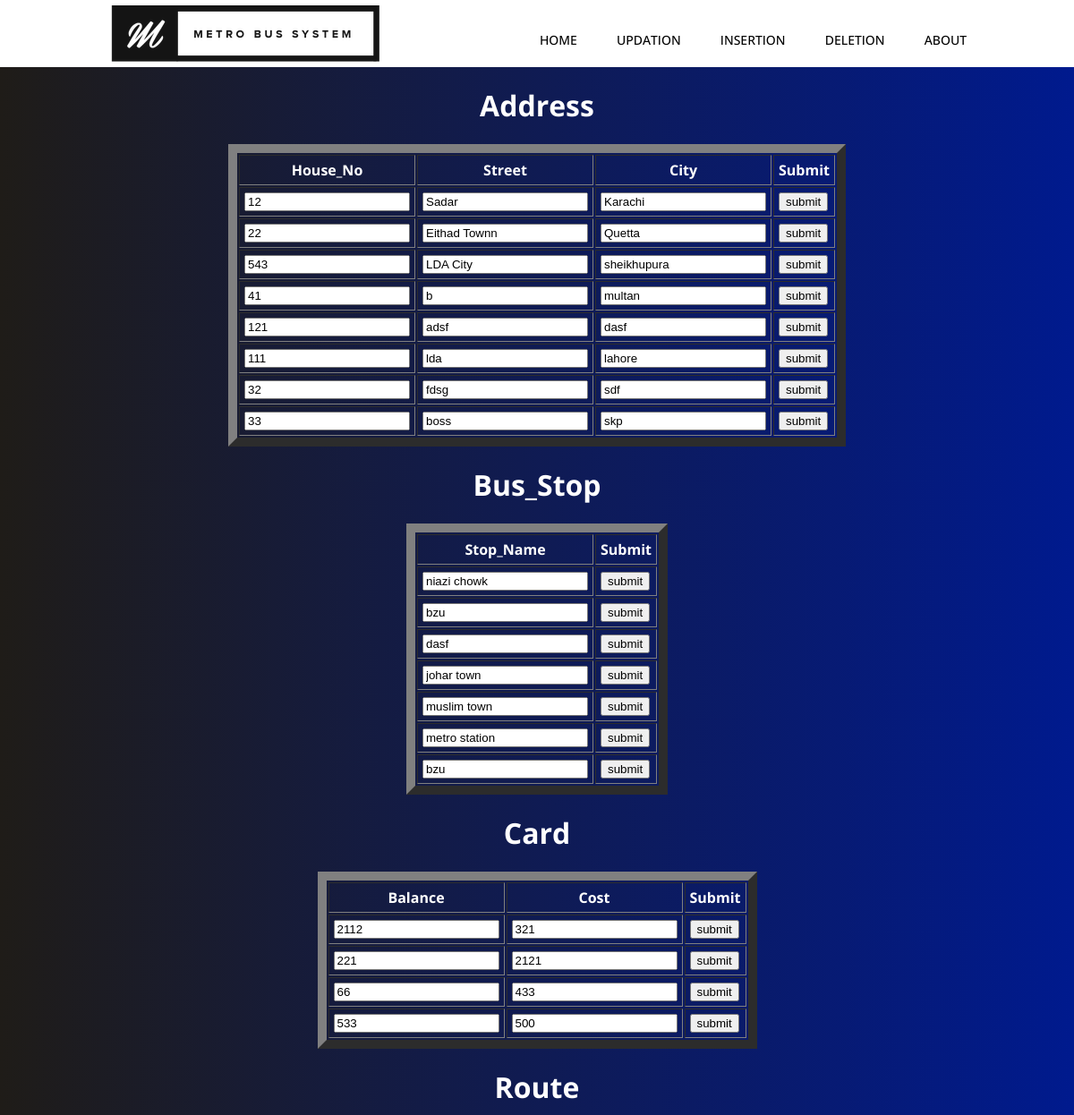
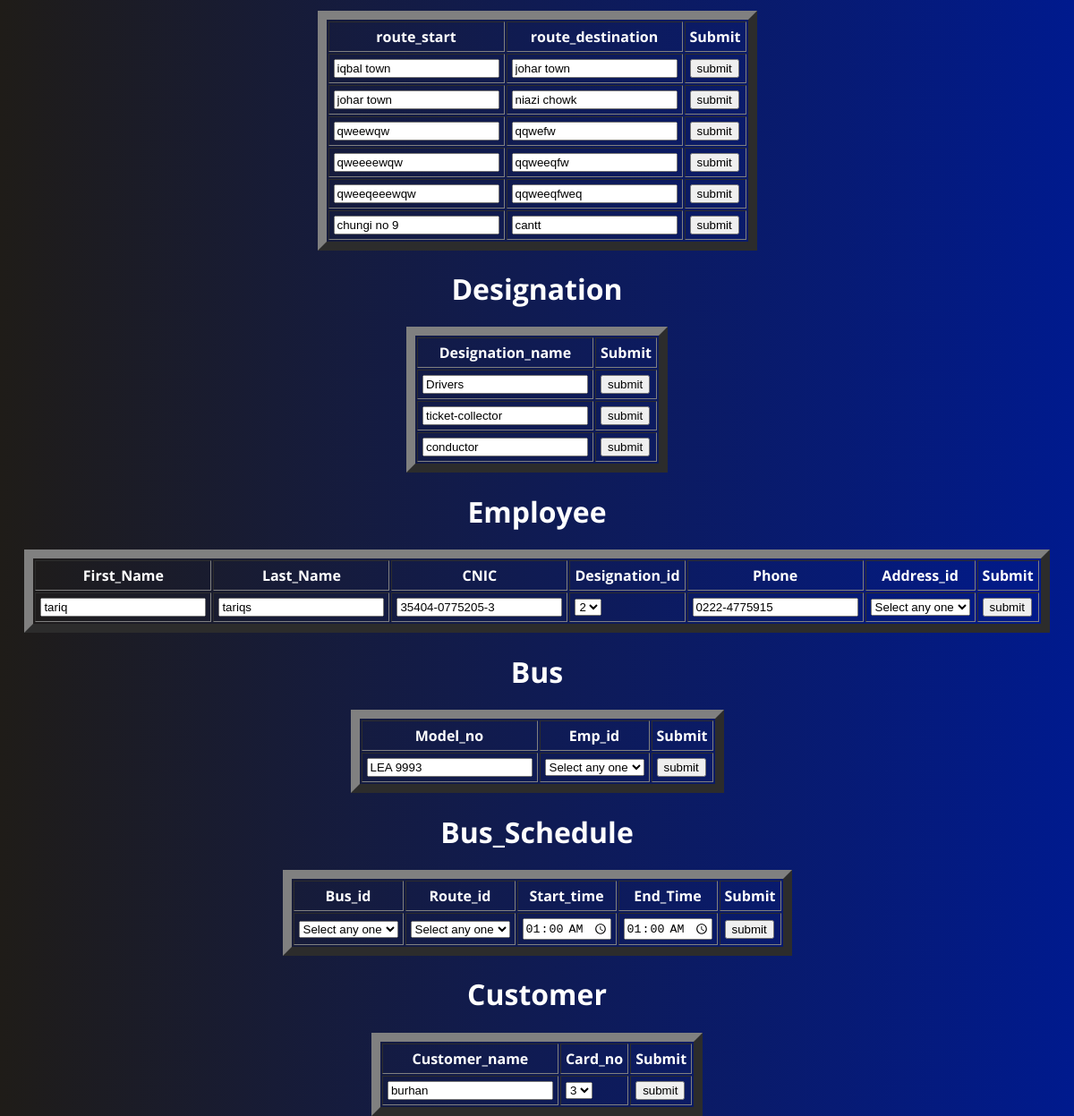
The page /updation.php on the database its author committed (2 pictures, top to bottom).
### tables this page shows
CREATE TABLE `Address` (
  `Address_id` int(11) NOT NULL,
  `House_No` varchar(255) DEFAULT NULL,
  `Street` varchar(255) DEFAULT NULL,
  `City` varchar(255) DEFAULT NULL
);

CREATE TABLE `Bus_Stop` (
  `Stop_id` int(11) NOT NULL,
  `Stop_name` varchar(255) DEFAULT NULL
);

CREATE TABLE `Card` (
  `Card_no` int(11) NOT NULL,
  `Balance` int(7) DEFAULT NULL,
  `Cost` int(7) DEFAULT NULL
);

CREATE TABLE `Route` (
  `Route_id` int(11) NOT NULL,
  `route_destination` varchar(255) DEFAULT NULL,
  `route_start` varchar(255) DEFAULT NULL
);

CREATE TABLE `Designation` (
  `Designation_id` int(11) NOT NULL,
  `Designation_Name` varchar(255) DEFAULT NULL
);

CREATE TABLE `Employee` (
  `Emp_id` int(11) NOT NULL,
  `First_Name` varchar(255) DEFAULT NULL,
  `Last_Name` varchar(255) DEFAULT NULL,
  `CNIC` varchar(255) DEFAULT NULL,
  `Designation_id` int(9) DEFAULT NULL,
  `Phone` varchar(255) DEFAULT NULL,
  `Address_id` int(9) DEFAULT NULL
);

CREATE TABLE `Bus` (
  `Bus_id` int(11) NOT NULL,
  `Model_No` varchar(255) DEFAULT NULL,
  `Emp_id` int(11) DEFAULT NULL
);

CREATE TABLE `Bus_Schedule` (
  `sch_id` int(11) NOT NULL,
  `Bus_id` int(11) DEFAULT NULL,
  `Route_id` int(11) DEFAULT NULL,
  `Start_time` time DEFAULT NULL,
  `End_time` time DEFAULT NULL
);

CREATE TABLE `Customer` (
  `Customer_id` int(11) NOT NULL,
  `Customer_name` varchar(255) DEFAULT NULL,
  `Card_no` int(9) DEFAULT NULL
);

### updation.php (the view, shortened to what this page needs)
<html>
<head>
    <link rel="stylesheet" type="text/css" href="style.css?v=<?php echo time();?>">
    </head>
<body>
<header>
    <div class="container">
     <img src="img.png" alt="heading">
        <nav>
        <ul>
          <li><a href="index.php">Home</a></li>
       <li><a href="updation.php">Updation</a></li>
       <li><a href="insertion.php">Insertion</a></li>
       <li><a href="deletion.php">Deletion</a></li>
       <li><a href="about.php">About</a></li>
            </ul>
        </nav>
        </div>
    </header>
<div id="t1" >
     <?php
        $dbconnect=mysqli_connect('localhost','root','','project');
     $query=mysqli_query($dbconnect,"select * from Address");
     ?>
    <table align="center" border="10" cellpadding="5"  >
     <tr>
         <h1 align="center">Address</h1>
        <th>House_No</th>
       <th>Street</th>
       <th>City</th>
         <th>Submit</th>
        </tr>
        <?php
        while($row=mysqli_fetch_assoc($query)){
            ?>
        <tr>
<form action=update.php method=post>
<td><?php echo "<input type=number name=house_No value='".$row['House_No']."'>";?></td>
<td><?php echo "<input type=text name=street value='".$row['Street']."'>" ;?></td>
<td><?php echo "<input type=text name=city value='".$row['City']."'>"; ?></td>     <?php echo "<input type=hidden name=id value='".$row['Address_id']."'>" ;?>
<td> <input type="submit" name="submit" value="submit"></td>
</form>
        </tr>
        <?php
        }
        ?>
     </table>
    </div>
<div id="t2" >
             <?php
        $dbconnect=mysqli_connect('localhost','root','','project');
     $query=mysqli_query($dbconnect,"select * from Bus_Stop");
     ?>
    <table align="center" border="10" cellpadding="5">
     <tr>
         <h1 align="center">Bus_Stop</h1>
        <th>Stop_Name</th>
                  <th>Submit</th>
        </tr>
       <?php
        while($rows=mysqli_fetch_assoc($query)){
            ?>
        <tr>
            <?php echo "<form action=update2.php method=post>"; ?>
<td><?php echo "<input type=text name=stop_name value='".$rows['Stop_name']."'>" ;?></td>
<td> <input type="submit" name="submit" value="submit"></td>
        </tr>
        <?php
        }
        ?>
         </table>
    </div>
<div id="t3" >
              <?php
        $dbconnect=mysqli_connect('localhost','root','','project');
     $query=mysqli_query($dbconnect,"select * from Card");
     ?>
    <table align="center" border="10" cellpadding="5">
     <tr>
         <h1 align="center">Card</h1>
       <th>Balance</th>
        <th>Cost</th>
         <th>Submit</th>
        </tr>
                  <?php
        while($rows=mysqli_fetch_assoc($query)){
            ?>
        <tr>
        <form action=update3.php method=post>
<td><?php echo "<input type=text name=balance value='".$rows['Balance']."'>" ;?></td>
<td><?php echo "<input type=text name=cost value='".$rows['Cost']."'>" ;?></td>
<td> <input type="submit" name="submit" value="submit"></td>
</form>
        </tr>
        <?php
        }
        ?>
         </table>
    </div>
<div id="t4" >
                 <?php
        $dbconnect=mysqli_connect('localhost','root','','project');
     $query=mysqli_query($dbconnect,"select * from Route");
     ?>
    <table align="center" border="10" cellpadding="5">
     <tr>
         <h1 align="center">Route</h1>
         <th>route_start</th>
       <th>route_destination</th>
         <th>Submit</th>
        </tr>
                         <?php
        while($rows=mysqli_fetch_assoc($query)){
            ?>
        <tr>
             <form action=update4.php method=post>
<td><?php echo "<input type=text name=route_start value='".$rows['route_start']."'>" ;?></td>
<td><?php echo "<input type=text name=route_destination  value='".$rows['route_destination']."'>" ;?></td>
<td> <input type="submit" name="submit" value="submit"></td>
</form>
        </tr>
        <?php
        }
        ?>
      </table>
    </div>
<div id="t5" >
         <?php
        $dbconnect=mysqli_connect('localhost','root','','project');
     $query=mysqli_query($dbconnect,"select * from Designation");
     ?>
    <table align="center" border="10" cellpadding="5">
     <tr>
         <h1 align="center">Designation</h1>
       <th>Designation_name</th>
        <th>Submit</th>
        </tr>
                                 <?php
        while($rows=mysqli_fetch_assoc($query)){
            ?>
        <tr>
            <form action=update5.php method=post>
<td><?php echo "<input type=text name=Designation_Name    value='".$rows['Designation_Name']."'>" ;?></td>
<td> <input type="submit" name="submit" value="submit"></td>
</form>
        </tr>
        <?php
        }
        ?>
         </table>
    </div>
<div id="t6" >
         <?php
        $dbconnect=mysqli_connect('localhost','root','','project');
     $query=mysqli_query($dbconnect,"select * from Employee");
     ?>
    <table align="center" border="10" cellpadding="5">
     <tr>
         <h1 align="center" >Employee</h1>
         <th>First_Name</th>
       <th>Last_Name</th>
       <th>CNIC</th>
       <th>Designation_id</th>
       <th>Phone</th>
       <th>Address_id</th>
         <th>Submit</th>
        </tr>
                                               <?php
        while($rows=mysqli_fetch_assoc($query)){
            ?>
        <tr>
             <form action=update6.php method=post>
<td><?php echo "<input type=text name=First_Name value='".$rows['First_Name']."'>";?></td>
<td><?php echo "<input type=text name=Last_Name value='".$rows['Last_Name']."'>";?></td>
<td><?php echo "<input type=text name=CNIC value='".$rows['CNIC']."'>";?></td>
   <?php
    $rowcount=mysqli_num_rows($query);
            ?>
       <td><select name="Designation_id">
            <?php
             for($i=1;$i<=$rowcount;$i++){
                       $row=mysqli_fetch_array($query);
            ?>
  <option name=Designation_id value="<?php echo $row['Designation_id'] ?>"><?php echo $row['Designation_id'] ?></option>
                          <?php
                         }
            ?>
           </select></td>
<td><?php echo "<input type=text name=Phone value='".$rows['Phone']."'>";?></td>
                             <?php
        $dbconnect=mysqli_connect('localhost','root','','project');
$query=mysqli_query($dbconnect,"select Address_id from project.Address");
            ?>
       <td><select name="Address_id">
            <option value="">Select any one</option>
           </select></td>
<td> <input type="submit" name="submit" value="submit"></td>
</form>
        </tr>
        <?php
        }
        ?>
         </table>
    </div>
<div id="t7" >
          <?php
        $dbconnect=mysqli_connect('localhost','root','','project');
     $query=mysqli_query($dbconnect,"select * from Bus");
     ?>
    <table align="center" border="10" cellpadding="5">
     <tr>
         <h1 align="center">Bus</h1>
       <th>Model_no</th>
       <th>Emp_id</th>
         <th>Submit</th>
        </tr>
         <?php
        while($row=mysqli_fetch_array($query)){
            ?>
        <tr>
            <form action=update7.php method=post>
<td><?php echo "<input type=text name=Model_No value='".$row['Model_No']."'>" ;?></td>
  <?php
            $dbconnect=mysqli_connect('localhost','root','','project');
$query=mysqli_query($dbconnect,"select Emp_id from project.Bus");
            ?>
       <td><select name="Emp_id">
            <option value="">Select any one</option>
           </select></td>
<td> <input type="submit" name="submit" value="submit"></td>
</form>
        </tr>
        <?php
        }
        ?>
         </table>
    </div>
<div id="t8" >
          <?php
        $dbconnect=mysqli_connect('localhost','root','','project');
     $query=mysqli_query($dbconnect,"select * from Bus_Schedule");
     ?>
    <table  align="center" border="10" cellpadding="5">
     <tr>
         <h1  align="center" >Bus_Schedule</h1>
       <th>Bus_id</th>
       <th>Route_id</th>
       <th>Start_time</th>
       <th>End_Time</th>
         <th>Submit</th>
        </tr>
                  <?php
        while($rows=mysqli_fetch_assoc($query)){
            ?>
        <tr>
                       <form action=update8.php method=post>
  <?php
$dbconnect=mysqli_connect('localhost','root','','project');
$query=mysqli_query($dbconnect,"select Bus_id from project.Bus_Schedule");
            ?>
       <td><select name="Bus">
            <option value="">Select any one</option>
           </select></td>
       <td><select name="Route">
            <option value="">Select any one</option>
            <?php
            $dbconnect=mysqli_connect('localhost','root','','project');
$query=mysqli_query($dbconnect,"select Route_id from project.Bus_Schedule
");
            ?>
           </select></td>
<td><?php echo "<input type=time name=Start_time value='".$rows['Start_time']."'>" ;?></td>
<td><?php echo "<input type=time name=End_time value='".$rows['End_time']."'>" ;?></td>
<td> <input type="submit" name="submit" value="submit"></td>
</form>
        </tr>
        <?php
        }
        ?>
         </table>
    </div>
<div id="t9" >
         <?php
        $dbconnect=mysqli_connect('localhost','root','','project');
     $query=mysqli_query($dbconnect,"select * from project.Customer");
     ?>
    <table align="center" border="10" cellpadding="5">
     <tr>
         <h1 align="center">Customer</h1>
       <th>Customer_name</th>
       <th>Card_no</th>
         <th>Submit</th>
        </tr>
                         <?php
        while($rows=mysqli_fetch_array($query)){
            ?>
        <tr>
          <form action=update9.php method=post>
<td><?php echo "<input type=text name=Customer_name value='".$rows['Customer_name']."'>";?></td>
   <?php
    $rowcount=mysqli_num_rows($query);
            ?>
       <td><select name="Card_no">
            <?php
             for($i=1;$i<=$rowcount;$i++){
                       $row=mysqli_fetch_array($query);
            ?>
  <option name=Card_no value="<?php echo $row['Card_no'] ?>"><?php echo $row['Card_no'] ?></option>
                          <?php
                         }
            ?>
           </select></td>
<td> <input type="submit" name="submit" value="submit"></td>
</form>
        </tr>
        <?php
        }
        ?>
         </table>
    </div>
    </body>
</html>

### style.css (style rules this page uses)
body { margin: 0; background:white; font-family:'Open Sans', sans-serif; font-weight: 500; background: #001a8e; background: -webkit-linear-gradient(to right, #1F1C18, #001a8e); background: linear-gradient(to right, #1F1C18, #001a8e); color:white; }
h1 { font-family:'Open Sans', sans-serif; }
.container { width: 80%; margin:0 auto; }
header { background: white; }
header::after { content: ''; display: table; clear: both; }
nav { float: right; }
nav ul { margin: 0; padding: 0; list-style: none; }
nav li { display: inline-block; margin-left: 40px; padding-top: 35px; position: relative; }
nav a { color: black; text-decoration: none; text-transform: uppercase; font-size: 14px; }
nav a::before { content: ''; display: block; height: 5px; background-color:blue; position: absolute; top:20px; width: 0%; text-align: left; transition: all ease-in-out 200ms; }

### rows shown on the page
address: house_No "12", street "Sadar", city "Karachi"
address: house_No "22", street "Eithad Townn", city "Quetta"
address: house_No "543", street "LDA City", city "sheikhupura"
address: house_No "41", street "b", city "multan"
address: house_No "121", street "adsf", city "dasf"
address: house_No "111", street "lda", city "lahore"
address: house_No "32", street "fdsg", city "sdf"
address: house_No "33", street "boss", city "skp"
bus_stop: stop_name "niazi chowk"
bus_stop: stop_name "bzu"
bus_stop: stop_name "dasf"
bus_stop: stop_name "johar town"
bus_stop: stop_name "muslim town"
bus_stop: stop_name "metro station"
bus_stop: stop_name "bzu"
card: balance "2112", cost "321"
card: balance "221", cost "2121"
card: balance "66", cost "433"
card: balance "533", cost "500"
route: route_start "iqbal town", route_destination "johar town"
route: route_start "johar town", route_destination "niazi chowk"
route: route_start "qweewqw", route_destination "qqwefw"
route: route_start "qweeeewqw", route_destination "qqweeqfw"
route: route_start "qweeqeeewqw", route_destination "qqweeqfweq"
route: route_start "chungi no 9", route_destination "cantt"
designation: Designation_Name "Drivers"
designation: Designation_Name "ticket-collector"
designation: Designation_Name "conductor"
employee: First_Name "tariq", Last_Name "tariqs", CNIC "35404-0775205-3", Phone "0222-4775915"
bus: Model_No "LEA 9993"
bus_schedule: Start_time "01:00:00", End_time "01:00:00"
customer: Customer_name "burhan"

### other values the page prints
form field Designation_id "2"
form field Card_no "3"
